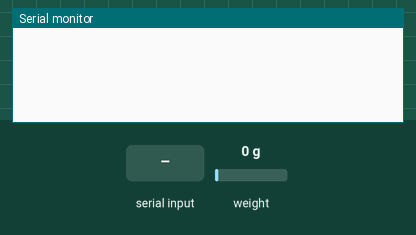
A sketch run on a simulated Arduino Uno, built with avr-gcc and run on an emulated ATmega328P. Parts: the last lines printed to the serial monitor. Inputs (shaded band) come from the test bench; at power-on: weight on the scale 0 g.

Above: at 2.2 s.
2.3 s: "1" received over Serial
At 4.1 s:
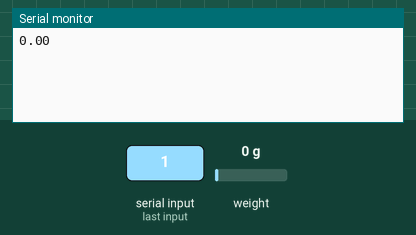
5.3 s: weight on the scale set to 100 g
At 5.9 s:
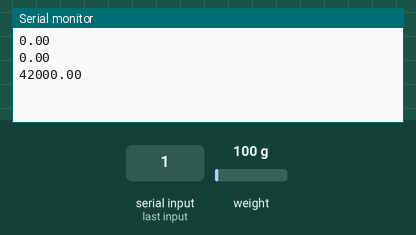
6.8 s: weight on the scale set to 1250 g
At 8.1 s:
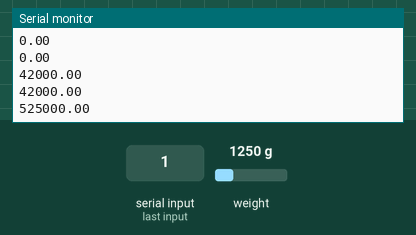
Timing chart, 0 to 9.8 s (numbered marks = the images above; inputs shaded):
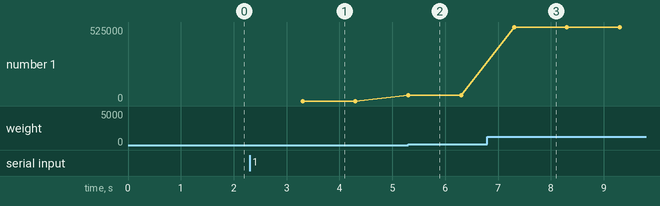

Measured:
- after the input at 2.3 s, the serial monitor: prints a new line after 1.0 s (image 1)
- after the input at 5.3 s, the serial monitor: prints a new line at once (image 2)
- after the input at 6.8 s, the serial monitor: prints a new line after 0.50 s (image 3)
- plotted number 1: 0 → 42000 after the input at 5.3 s, 42000 → 525000 after the input at 6.8 s

The sketch:

sketch_jun05b.ino
```cpp
#include "HX711.h"

#define DOUT 3
#define CLK 2

HX711 loadCell;

void setup() {
  Serial.begin(9600);
  // put your setup code here, to run once:
  loadCell.begin(DOUT, CLK);
  loadCell.set_scale();
  loadCell.tare();
}

void loop() {
  // put your main code here, to run repeatedly:
  if(Serial.available())
  {
    Serial.println(loadCell.get_units(10));
  }
}
```
